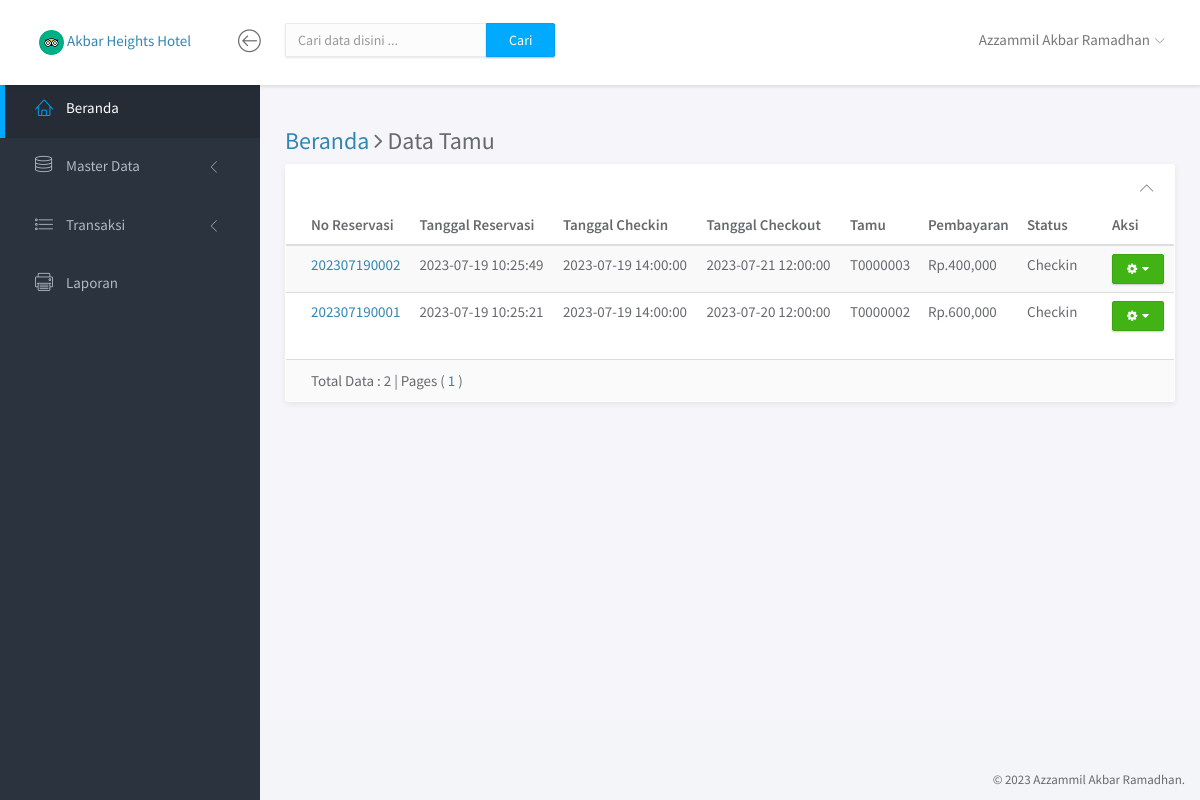
/index.php?p=data_reservasi (signed in), run on the app's committed database.
### tables this page shows
CREATE TABLE `reservasi` (
  `no_reservasi` varchar(12) NOT NULL,
  `tgl_reservasi` datetime NOT NULL,
  `tgl_checkin` datetime NOT NULL,
  `tgl_checkout` datetime NOT NULL,
  `id_tamu` varchar(8) NOT NULL,
  `jumlah_hari` int(11) NOT NULL,
  `jumlah_kamar` int(11) NOT NULL,
  `jumlah_bayar` int(11) NOT NULL,
  `status` varchar(20) NOT NULL
);

CREATE TABLE `tamu` (
  `id_tamu` varchar(8) NOT NULL,
  `no_identitas` varchar(16) NOT NULL,
  `nama_tamu` varchar(40) NOT NULL,
  `tanggal_lahir` date NOT NULL,
  `jk` varchar(9) NOT NULL,
  `alamat` varchar(100) NOT NULL,
  `nomer_hp` varchar(13) NOT NULL
);

### pages/data_reservasi.php (the view, shortened to what this page needs)
<?php
$connection = new Connection();
$conn = $connection->getConnection();
$pencarianSQL	= "";
$baris	= 50;
$hal 	= isset($_GET['hal']) ? $_GET['hal'] : 1;
$sql2 = $conn->query("SELECT * FROM reservasi LEFT JOIN tamu ON reservasi.id_tamu=tamu.id_tamu $pencarianSQL ");
$total = $sql2->rowCount();
$maks	= ceil($total / $baris);
$mulai	= $baris * ($hal - 1);
?>
<div class="main-content">
	<div class="container-fluid">
		<h3><a href="?p=home">Beranda </a><i class="fa fa-angle-right"></i> Data Tamu</h3>
		<div class="row">
			<div class="col-md-12">
				<div class="panel">
					<div class="panel-heading">
						<div class="right">
							<button type="button" class="btn-toggle-collapse"><i class="lnr lnr-chevron-up"></i></button>
						</div>
					</div>
					<div class="panel-body no-padding">
						<table class="table table-striped">
							<thead>
								<tr>
									<th>No Reservasi</th>
									<th>Tanggal Reservasi</th>
									<th>Tanggal Checkin</th>
									<th>Tanggal Checkout</th>
									<th>Tamu</th>
									<th>Pembayaran</th>
									<th>Status</th>
									<th>Aksi</th>
								</tr>
							</thead>
							<tbody>
								<?php $sqlget = $conn->prepare("SELECT * FROM reservasi LEFT JOIN tamu ON reservasi.id_tamu=tamu.id_tamu  $pencarianSQL ORDER BY no_reservasi DESC LIMIT $mulai,$baris");
								$sqlget->execute();
								while ($data = $sqlget->fetch(PDO::FETCH_ASSOC)) {
									$id = $data['no_reservasi'];
								?>
									<tr title="<?php echo $data['nama_tamu']; ?>">
										<td><a href="?p=detail_reservasi&&id=<?php echo $id; ?>"><?php echo $id; ?></a></td>
										<td><?php echo $data['tgl_reservasi']; ?></td>
										<td><?php echo $data['tgl_checkin']; ?></td>
										<td><?php echo $data['tgl_checkout']; ?></td>
										<td><?php echo $data['id_tamu']; ?></td>
										<td>Rp.<?php echo number_format($data['jumlah_bayar']); ?></td>
										<td><?php echo $data['status']; ?></td>
										<td>
											<div class='btn-group'>
												<button type="button" class="btn btn-success btn-xs dropdown-toggle" data-toggle="dropdown">
													<span class="fa fa-cog"></span> &nbsp;<span class="fa fa-caret-down"></span>
												</button>
											</div>
										</td>
									</tr>
								<?php } ?>
							</tbody>
						</table>
					</div>
					<div class="panel-footer">
						<div class="row">
							<div class="col-md-6">Total Data : <?php echo $total; ?> | Pages ( <?php for ($h = 1; $h <= $maks; $h++) {
																									echo "<a href=?p=data_reservasi&hal=$h>$h</a> ";
																								} ?> )
							</div>
						</div>
					</div>
				</div>
			</div>
		</div>
	</div>
</div>

### index.php (shortened to what this page needs)
<?php
if (!isset($_SESSION['username'])) {
	header("Location: halaman_utama.php");
	exit;
} else {
	$connection = new Connection();
	$conn = $connection->getConnection();
	$sql78 = $conn->prepare("SELECT * FROM admin WHERE username='$_SESSION[username]'");
	$sql78->execute();
	$hasil78 = $sql78->fetch(PDO::FETCH_ASSOC);
?>
	<!doctype html>
	<html lang="en">
	<head>
		<link rel="stylesheet" href="assets/vendor/bootstrap/css/bootstrap.min.css">
		<link rel="stylesheet" href="assets/vendor/font-awesome/css/font-awesome.min.css">
		<link rel="stylesheet" href="assets/vendor/linearicons/style.css">
		<link rel="stylesheet" href="assets/vendor/chartist/css/chartist-custom.css">
		<link rel="stylesheet" href="assets/css/main.css">
	</head>
	<body>
		<div id="wrapper">
			<nav class="navbar navbar-default navbar-fixed-top">
				<div class="brand">
					<img src="assets/img/logoindex.png" alt="logo">
					<a href="?p=home">Akbar Heights Hotel</a>
				</div>
				<div class="container-fluid">
					<div class="navbar-btn">
						<button type="button" class="btn-toggle-fullwidth"><i class="lnr lnr-arrow-left-circle"></i></button>
					</div>
					<form class="navbar-form navbar-left" method="post" action="<?php $_SERVER['PHP_SELF']; ?>">
						<div class="input-group">
							<input type="text" class="form-control" name="txtKataKunci" placeholder="Cari data disini ...">
							<span class="input-group-btn"><button type="submit" class="btn btn-primary" name="btnCari">Cari</button></span>
						</div>
					</form>
					<div id="navbar-menu">
						<ul class="nav navbar-nav navbar-right">
							<li class="dropdown">
								<a href="#" class="dropdown-toggle" data-toggle="dropdown"> <span><?php echo $hasil78['nama_admin']; ?></span> <i class="icon-submenu lnr lnr-chevron-down"></i></a>
							</li>
						</ul>
					</div>
				</div>
			</nav>
			<div id="sidebar-nav" class="sidebar">
				<div class="sidebar-scroll">
					<nav>
						<ul class="nav">
							<li><a href="?p=home" class="active"><i class="lnr lnr-home"></i> <span>Beranda</span></a></li>
							<li>
								<a href="#subPages" data-toggle="collapse" class="collapsed"><i class="lnr lnr-database"></i> <span>Master Data</span> <i class="icon-submenu lnr lnr-chevron-left"></i></a>
							</li>
							<li>
								<a href="#subPages2" data-toggle="collapse" class="collapsed"><i class="lnr lnr-list"></i> <span>Transaksi</span> <i class="icon-submenu lnr lnr-chevron-left"></i></a>
							</li>
							<li><a href="?p=laporan" class=""><i class="lnr lnr-printer"></i> <span>Laporan</span></a></li>
						</ul>
					</nav>
				</div>
			</div>
			<div class="main">
				<?php include('isi.php'); ?>
			</div>
			<footer>
				<div class="container-fluid">
					<p class="copyright">&copy; 2023 Azzammil Akbar Ramadhan.</p>
				</div>
			</footer>
		</div>
	</body>
	</html>
<?php } ?>

### data on the page
reservasi: no_reservasi "202307190002", tgl_reservasi "2023-07-19 10:25:49", tgl_checkin "2023-07-19 14:00:00", tgl_checkout "2023-07-21 12:00:00", id_tamu.id_tamu "T0000003", jumlah_bayar "400,000", status "Checkin"
reservasi: no_reservasi "202307190001", tgl_reservasi "2023-07-19 10:25:21", tgl_checkin "2023-07-19 14:00:00", tgl_checkout "2023-07-20 12:00:00", id_tamu.id_tamu "T0000002", jumlah_bayar "600,000", status "Checkin"

### other printed values
$hasil78['nama_admin'] "Azzammil Akbar Ramadhan"
$total "2"
